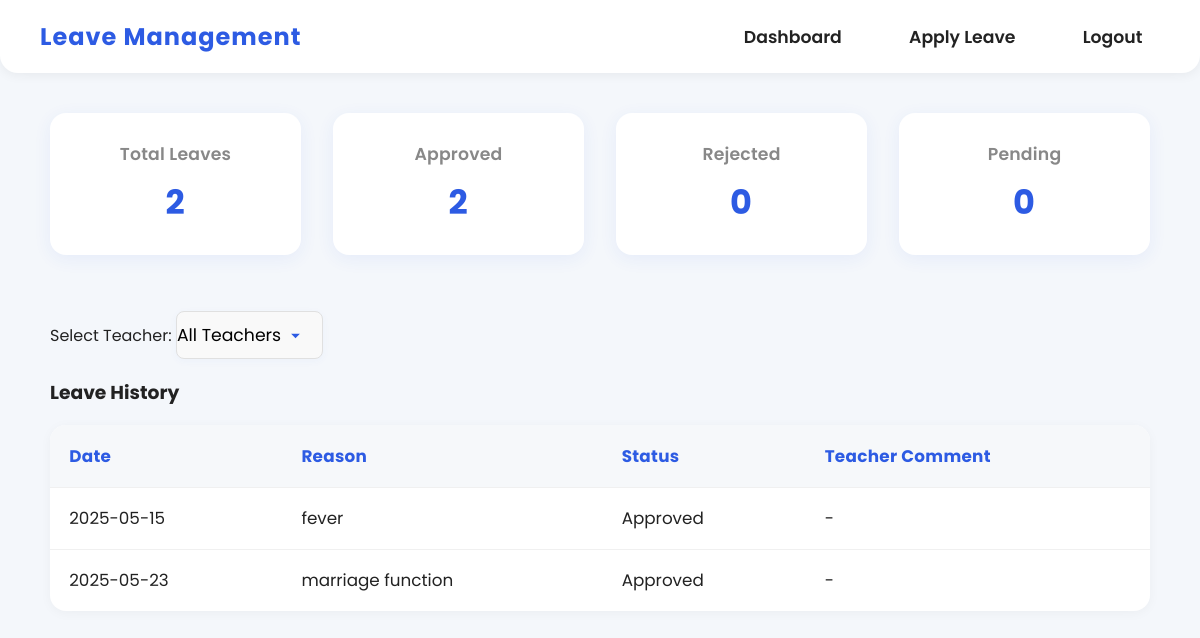
Page /dashboard (signed in) on the committed database.
### models.py (models this page shows)
class Leave(db.Model):
    id = db.Column(db.Integer, primary_key=True)
    student_id = db.Column(db.Integer, db.ForeignKey('user.id'), nullable=False)
    date = db.Column(db.String(20), nullable=False)
    reason = db.Column(db.String(200), nullable=False)
    status = db.Column(db.String(10), default='Pending')  # Pending, Approved, Rejected
    teacher_comment = db.Column(db.String(200))
    teacher_id = db.Column(db.Integer, db.ForeignKey('user.id'))  # The teacher selected for this leave
    teacher = db.relationship('User', foreign_keys=[teacher_id], backref='assigned_leaves', lazy=True)
    category = db.Column(db.String(50), nullable=False)  # Leave category
    date_applied = db.Column(db.DateTime, default=datetime.utcnow, nullable=False)  # When the leave was applied

### app.py (the view, shortened to what this page needs)
@app.route('/dashboard')
@login_required
def dashboard():
    if current_user.role == 'student':
        leaves = Leave.query.filter_by(student_id=current_user.id).all()
        teachers = list({leave.teacher for leave in leaves if leave.teacher is not None})
        teacher_id = request.args.get('teacher_id', type=int)
        selected_teacher = None
        filtered_leaves = leaves
        teacher_leave_count = 0
        approved_count = 0
        rejected_count = 0
        category_labels = []
        category_counts = []
        calendar_leaves = leaves
        approval_labels = []
        approval_counts = []
        rejection_labels = []
        rejection_counts = []
        stats = {
            'total': len(filtered_leaves),
            'approved': sum(1 for l in filtered_leaves if l.status == 'Approved'),
            'rejected': sum(1 for l in filtered_leaves if l.status == 'Rejected'),
            'pending': sum(1 for l in filtered_leaves if l.status == 'Pending'),
        }
        return render_template('dashboard_student.html', leaves=leaves, filtered_leaves=filtered_leaves, stats=stats, teachers=teachers, selected_teacher=selected_teacher, teacher_leave_count=teacher_leave_count, approved_count=approved_count, rejected_count=rejected_count, category_labels=category_labels, category_counts=category_counts, calendar_leaves=calendar_leaves, approval_labels=approval_labels, approval_counts=approval_counts, rejection_labels=rejection_labels, rejection_counts=rejection_counts)
    else:
        return 'Invalid role', 403

### app.py (called while the page is built)
@login_manager.user_loader
def load_user(user_id):
    return User.query.get(int(user_id))

### templates/dashboard_student.html (shortened to what this page needs)
{% extends 'base.html' %}
{% block content %}
<div class="dashboard">
    <div class="dashboard-cards">
        <div class="card stat-card">
            <div class="stat-title">Total Leaves</div>
            <div class="stat-value">{{ stats.total }}</div>
        </div>
        <div class="card stat-card">
            <div class="stat-title">Approved</div>
            <div class="stat-value">{{ stats.approved }}</div>
        </div>
        <div class="card stat-card">
            <div class="stat-title">Rejected</div>
            <div class="stat-value">{{ stats.rejected }}</div>
        </div>
        <div class="card stat-card">
            <div class="stat-title">Pending</div>
            <div class="stat-value">{{ stats.pending }}</div>
        </div>
    </div>
    <form method="get" id="teacherSelectForm">
        <label for="teacher_id">Select Teacher:</label>
        <select name="teacher_id" id="teacher_id" onchange="document.getElementById('teacherSelectForm').submit();">
            <option value="">All Teachers</option>
        </select>
    </form>
    <h3>Leave History</h3>
    <table class="leave-table">
        <thead>
            <tr><th>Date</th><th>Reason</th><th>Status</th><th>Teacher Comment</th></tr>
        </thead>
        <tbody>
            {% for leave in filtered_leaves %}
            <tr>
                <td>{{ leave.date }}</td>
                <td>{{ leave.reason }}</td>
                <td>{{ leave.status }}</td>
                <td>{{ leave.teacher_comment or '-' }}</td>
            </tr>
            {% endfor %}
        </tbody>
    </table>
</div>
{% endblock %}

### static/css/style.css (style rules this page uses)
body { font-family: 'Poppins', 'Inter', Arial, sans-serif; background: #f4f7fb; margin: 0; color: #222; min-height: 100vh; transition: background 0.3s; }
select, .form-container select { appearance: none; padding-right: 2.5rem; border: 1.5px solid #e0e0e0; border-radius: 8px; font-size: 1.08rem; font-family: inherit; box-shadow: 0 2px 8px rgba(45,91,227,0.04); transition: border 0.2s, box-shadow 0.2s, background 0.2s; min-height: 48px; }
.dashboard { max-width: 1100px; margin: 2.5rem auto; padding: 0 1.5rem; }
.dashboard-cards { display: flex; gap: 2rem; margin-bottom: 2.5rem; flex-wrap: wrap; }
.card.stat-card { background: #fff; flex: 1; min-width: 180px; padding: 1.7rem 1.2rem; border-radius: 16px; box-shadow: 0 4px 18px rgba(45,91,227,0.07); text-align: center; margin-bottom: 1rem; animation: slideUp 0.7s; transition: box-shadow 0.2s, transform 0.2s; }
.stat-title { color: #888; font-size: 1.08rem; margin-bottom: 0.7rem; font-weight: 600; letter-spacing: 0.2px; }
.stat-value { font-size: 2.1rem; font-weight: 700; color: #2d5be3; letter-spacing: 1px; animation: fadeIn 0.7s; }
.leave-table { width: 100%; border-collapse: separate; border-spacing: 0; background: #fff; border-radius: 16px; overflow: hidden; box-shadow: 0 2px 12px rgba(0,0,0,0.04); margin-bottom: 2rem; animation: fadeIn 0.8s; }
.leave-table th, .leave-table td { padding: 1.1rem 1.2rem; border-bottom: 1px solid #f0f0f0; text-align: left; font-size: 1.05rem; transition: background 0.2s; }
.leave-table th { background: #f6f8fa; color: #2d5be3; font-weight: 700; letter-spacing: 0.3px; }
.leave-table tr:last-child td { border-bottom: none; }

### rows in the picture
Leave: date "2025-05-15", reason "fever", status "Approved", teacher_comment "-"
Leave: date "2025-05-23", reason "marriage function", status "Approved", teacher_comment "-"

### other values in the picture
{{ stats.total }} "2"
{{ stats.approved }} "2"
{{ stats.rejected }} "0"
{{ stats.pending }} "0"
